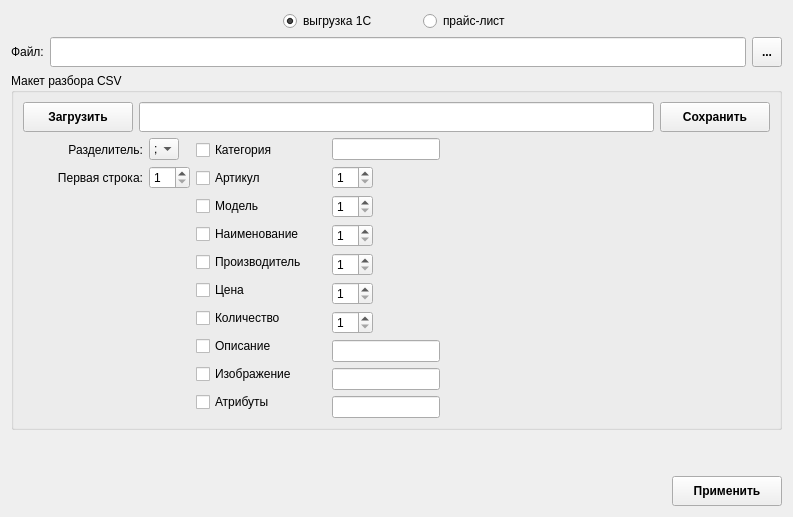
        <widget class="QWidget" name="tab_file">
         <attribute name="title">
          <string>Файл</string>
         </attribute>
         <layout class="QGridLayout" name="gridLayout_12">
          <item row="0" column="0" colspan="2">
           <layout class="QHBoxLayout" name="horizontalLayout_40">
            <item>
             <spacer name="horizontalSpacer_27">
              <property name="orientation">
               <enum>Qt::Horizontal</enum>
              </property>
              <property name="sizeHint" stdset="0">
               <size>
                <width>40</width>
                <height>20</height>
               </size>
              </property>
             </spacer>
            </item>
            <item>
             <widget class="QRadioButton" name="radioButton_f_openMain">
              <property name="text">
               <string>выгрузка 1С</string>
              </property>
              <property name="checked">
               <bool>true</bool>
              </property>
             </widget>
            </item>
            <item>
             <spacer name="horizontalSpacer_32">
              <property name="orientation">
               <enum>Qt::Horizontal</enum>
              </property>
              <property name="sizeType">
               <enum>QSizePolicy::Fixed</enum>
              </property>
              <property name="sizeHint" stdset="0">
               <size>
                <width>40</width>
                <height>20</height>
               </size>
              </property>
             </spacer>
            </item>
            <item>
             <widget class="QRadioButton" name="radioButton_f_openPL">
              <property name="text">
               <string>прайс-лист</string>
              </property>
             </widget>
            </item>
            <item>
             <spacer name="horizontalSpacer_31">
              <property name="orientation">
               <enum>Qt::Horizontal</enum>
              </property>
              <property name="sizeHint" stdset="0">
               <size>
                <width>40</width>
                <height>20</height>
               </size>
              </property>
             </spacer>
            </item>
           </layout>
          </item>
          <item row="1" column="0" colspan="2">
           <layout class="QHBoxLayout" name="horizontalLayout">
            <item>
             <widget class="QLabel" name="label">
              <property name="text">
               <string>Файл:</string>
              </property>
             </widget>
            </item>
            <item>
             <widget class="QLineEdit" name="lineEdit_file">
              <property name="minimumSize">
               <size>
                <width>0</width>
                <height>30</height>
               </size>
              </property>
             </widget>
            </item>
            <item>
             <widget class="QToolButton" name="toolButton_file">
              <property name="minimumSize">
               <size>
                <width>30</width>
                <height>30</height>
               </size>
              </property>
              <property name="maximumSize">
               <size>
                <width>30</width>
                <height>30</height>
               </size>
              </property>
              <property name="font">
               <font>
                <weight>75</weight>
                <bold>true</bold>
               </font>
              </property>
              <property name="text">
               <string>...</string>
              </property>
             </widget>
            </item>
           </layout>
          </item>
          <item row="2" column="0" colspan="2">
           <widget class="QGroupBox" name="groupBox_f_maket">
            <property name="title">
             <string>Макет разбора CSV</string>
            </property>
            <layout class="QGridLayout" name="gridLayout_2">
             <item row="0" column="0" colspan="3">
              <layout class="QHBoxLayout" name="horizontalLayout_38">
               <item>
                <widget class="QPushButton" name="pushButton_fm_load">
                 <property name="minimumSize">
                  <size>
                   <width>110</width>
                   <height>30</height>
                  </size>
                 </property>
                 <property name="maximumSize">
                  <size>
                   <width>110</width>
                   <height>30</height>
                  </size>
                 </property>
                 <property name="font">
                  <font>
                   <weight>75</weight>
                   <bold>true</bold>
                  </font>
                 </property>
                 <property name="text">
                  <string>Загрузить</string>
                 </property>
                </widget>
               </item>
               <item>
                <widget class="QLineEdit" name="lineEdit_fm_maket">
                 <property name="minimumSize">
                  <size>
                   <width>0</width>
                   <height>30</height>
                  </size>
                 </property>
                 <property name="maximumSize">
                  <size>
                   <width>16777215</width>
                   <height>30</height>
                  </size>
                 </property>
                </widget>
               </item>
               <item>
                <widget class="QPushButton" name="pushButton_fm_save">
                 <property name="minimumSize">
                  <size>
                   <width>110</width>
                   <height>30</height>
                  </size>
                 </property>
                 <property name="maximumSize">
                  <size>
                   <width>110</width>
                   <height>30</height>
                  </size>
                 </property>
                 <property name="font">
                  <font>
                   <weight>75</weight>
                   <bold>true</bold>
                  </font>
                 </property>
                 <property name="text">
                  <string>Сохранить</string>
                 </property>
                </widget>
               </item>
              </layout>
             </item>
             <item row="1" column="0">
              <layout class="QHBoxLayout" name="horizontalLayout_21">
               <item>
                <layout class="QVBoxLayout" name="verticalLayout_16">
                 <item>
                  <widget class="QLabel" name="label_7">
                   <property name="sizePolicy">
                    <sizepolicy hsizetype="Fixed" vsizetype="Preferred">
                     <horstretch>0</horstretch>
                     <verstretch>0</verstretch>
                    </sizepolicy>
                   </property>
                   <property name="minimumSize">
                    <size>
                     <width>120</width>
                     <height>0</height>
                    </size>
                   </property>
                   <property name="maximumSize">
                    <size>
                     <width>120</width>
                     <height>16777215</height>
                    </size>
                   </property>
                   <property name="text">
                    <string>Разделитель:</string>
                   </property>
                   <property name="alignment">
                    <set>Qt::AlignRight|Qt::AlignTrailing|Qt::AlignVCenter</set>
                   </property>
                  </widget>
                 </item>
                 <item>
                  <widget class="QLabel" name="label_8">
                   <property name="sizePolicy">
                    <sizepolicy hsizetype="Fixed" vsizetype="Preferred">
                     <horstretch>0</horstretch>
                     <verstretch>0</verstretch>
                    </sizepolicy>
                   </property>
                   <property name="minimumSize">
                    <size>
                     <width>120</width>
                     <height>0</height>
                    </size>
                   </property>
                   <property name="maximumSize">
                    <size>
                     <width>120</width>
                     <height>16777215</height>
                    </size>
                   </property>
                   <property name="text">
                    <string>Первая строка:</string>
                   </property>
                   <property name="alignment">
                    <set>Qt::AlignRight|Qt::AlignTrailing|Qt::AlignVCenter</set>
                   </property>
                  </widget>
                 </item>
                </layout>
               </item>
               <item>
                <layout class="QVBoxLayout" name="verticalLayout_17">
                 <item>
                  <widget class="QComboBox" name="comboBox_f_csv_split">
                   <property name="sizePolicy">
                    <sizepolicy hsizetype="Fixed" vsizetype="Fixed">
                     <horstretch>0</horstretch>
                     <verstretch>0</verstretch>
                    </sizepolicy>
                   </property>
                   <property name="minimumSize">
                    <size>
                     <width>30</width>
                     <height>0</height>
                    </size>
                   </property>
                   <property name="maximumSize">
                    <size>
                     <width>30</width>
                     <height>16777215</height>
                    </size>
                   </property>
                   <property name="sizeAdjustPolicy">
                    <enum>QComboBox::AdjustToContentsOnFirstShow</enum>
                   </property>
                   <item>
                    <property name="text">
                     <string>;</string>
                    </property>
                   </item>
                   <item>
                    <property name="text">
                     <string>:</string>
                    </property>
                   </item>
                   <item>
                    <property name="text">
                     <string>,</string>
                    </property>
                   </item>
                   <item>
                    <property name="text">
                     <string>.</string>
                    </property>
                   </item>
                   <item>
                    <property name="text">
                     <string>`</string>
                    </property>
                   </item>
                   <item>
                    <property name="text">
                     <string>&quot;</string>
                    </property>
                   </item>
                   <item>
                    <property name="text">
                     <string>|</string>
                    </property>
                   </item>
                   <item>
                    <property name="text">
                     <string>-</string>
                    </property>
                   </item>
                  </widget>
                 </item>
                 <item>
                  <widget class="QSpinBox" name="spinBox_f_csv_firstRow">
                   <property name="sizePolicy">
                    <sizepolicy hsizetype="Fixed" vsizetype="Fixed">
                     <horstretch>0</horstretch>
                     <verstretch>0</verstretch>
                    </sizepolicy>
                   </property>
                   <property name="minimum">
                    <number>1</number>
                   </property>
                  </widget>
                 </item>
                </layout>
               </item>
              </layout>
             </item>
             <item row="1" column="1" rowspan="3">
              <layout class="QHBoxLayout" name="horizontalLayout_14">
               <item>
                <layout class="QVBoxLayout" name="verticalLayout_15">
                 <item>
                  <widget class="QCheckBox" name="checkBox_fm_category">
                   <property name="minimumSize">
                    <size>
                     <width>130</width>
                     <height>0</height>
                    </size>
                   </property>
                   <property name="maximumSize">
                    <size>
                     <width>130</width>
                     <height>16777215</height>
                    </size>
                   </property>
                   <property name="text">
                    <string>Категория</string>
                   </property>
                  </widget>
                 </item>
                 <item>
                  <widget class="QCheckBox" name="checkBox_fm_articul">
                   <property name="minimumSize">
                    <size>
                     <width>130</width>
                     <height>0</height>
                    </size>
                   </property>
                   <property name="maximumSize">
                    <size>
                     <width>130</width>
                     <height>16777215</height>
                    </size>
                   </property>
                   <property name="text">
                    <string>Артикул</string>
                   </property>
                  </widget>
                 </item>
                 <item>
                  <widget class="QCheckBox" name="checkBox_fm_model">
                   <property name="minimumSize">
                    <size>
                     <width>130</width>
                     <height>0</height>
                    </size>
                   </property>
                   <property name="maximumSize">
                    <size>
                     <width>130</width>
                     <height>16777215</height>
                    </size>
                   </property>
                   <property name="text">
                    <string>Модель</string>
                   </property>
                  </widget>
                 </item>
                 <item>
                  <widget class="QCheckBox" name="checkBox_fm_name">
                   <property name="minimumSize">
                    <size>
                     <width>130</width>
                     <height>0</height>
                    </size>
                   </property>
                   <property name="maximumSize">
                    <size>
                     <width>130</width>
                     <height>16777215</height>
                    </size>
                   </property>
                   <property name="text">
                    <string>Наименование</string>
                   </property>
                  </widget>
                 </item>
                 <item>
                  <widget class="QCheckBox" name="checkBox_fm_manuf">
                   <property name="minimumSize">
                    <size>
                     <width>130</width>
                     <height>0</height>
                    </size>
                   </property>
                   <property name="maximumSize">
                    <size>
                     <width>130</width>
                     <height>16777215</height>
                    </size>
                   </property>
                   <property name="text">
                    <string>Производитель</string>
                   </property>
                  </widget>
                 </item>
                 <item>
                  <widget class="QCheckBox" name="checkBox_fm_price">
                   <property name="minimumSize">
                    <size>
                     <width>130</width>
                     <height>0</height>
                    </size>
                   </property>
                   <property name="maximumSize">
                    <size>
                     <width>130</width>
                     <height>16777215</height>
                    </size>
                   </property>
                   <property name="text">
                    <string>Цена</string>
                   </property>
                  </widget>
                 </item>
                 <item>
                  <widget class="QCheckBox" name="checkBox_fm_quan">
                   <property name="minimumSize">
                    <size>
                     <width>130</width>
                     <height>0</height>
                    </size>
                   </property>
                   <property name="maximumSize">
                    <size>
                     <width>130</width>
                     <height>16777215</height>
                    </size>
                   </property>
                   <property name="text">
                    <string>Количество</string>
                   </property>
                  </widget>
                 </item>
                 <item>
                  <widget class="QCheckBox" name="checkBox_fm_desc">
                   <property name="minimumSize">
                    <size>
                     <width>130</width>
                     <height>0</height>
                    </size>
                   </property>
                   <property name="maximumSize">
                    <size>
                     <width>130</width>
                     <height>16777215</height>
                    </size>
                   </property>
                   <property name="text">
                    <string>Описание</string>
                   </property>
                  </widget>
                 </item>
                 <item>
                  <widget class="QCheckBox" name="checkBox_fm_image">
                   <property name="minimumSize">
                    <size>
                     <width>130</width>
                     <height>0</height>
                    </size>
                   </property>
                   <property name="maximumSize">
                    <size>
                     <width>130</width>
                     <height>16777215</height>
                    </size>
                   </property>
                   <property name="text">
                    <string>Изображение</string>
                   </property>
                  </widget>
                 </item>
                 <item>
                  <widget class="QCheckBox" name="checkBox_fm_attr">
                   <property name="sizePolicy">
                    <sizepolicy hsizetype="Fixed" vsizetype="Fixed">
                     <horstretch>0</horstretch>
                     <verstretch>0</verstretch>
                    </sizepolicy>
                   </property>
                   <property name="minimumSize">
                    <size>
                     <width>130</width>
                     <height>0</height>
                    </size>
                   </property>
                   <property name="maximumSize">
                    <size>
                     <width>130</width>
                     <height>16777215</height>
                    </size>
                   </property>
                   <property name="text">
                    <string>Атрибуты</string>
                   </property>
                  </widget>
                 </item>
                </layout>
               </item>
               <item>
                <layout class="QVBoxLayout" name="verticalLayout_14">
                 <item>
                  <widget class="QLineEdit" name="lineEdit_fm_category">
                   <property name="sizePolicy">
                    <sizepolicy hsizetype="Minimum" vsizetype="Fixed">
                     <horstretch>0</horstretch>
                     <verstretch>0</verstretch>
                    </sizepolicy>
                   </property>
                   <property name="minimumSize">
                    <size>
                     <width>100</width>
                     <height>0</height>
                    </size>
                   </property>
                   <property name="maximumSize">
                    <size>
                     <width>150</width>
                     <height>16777215</height>
                    </size>
                   </property>
                  </widget>
                 </item>
                 <item>
                  <widget class="QSpinBox" name="spinBox_fm_articul">
                   <property name="sizePolicy">
                    <sizepolicy hsizetype="Fixed" vsizetype="Fixed">
                     <horstretch>0</horstretch>
                     <verstretch>0</verstretch>
                    </sizepolicy>
                   </property>
                   <property name="minimum">
                    <number>1</number>
                   </property>
                  </widget>
                 </item>
                 <item>
                  <widget class="QSpinBox" name="spinBox_fm_model">
                   <property name="sizePolicy">
                    <sizepolicy hsizetype="Fixed" vsizetype="Fixed">
                     <horstretch>0</horstretch>
                     <verstretch>0</verstretch>
                    </sizepolicy>
                   </property>
                   <property name="minimum">
                    <number>1</number>
                   </property>
                  </widget>
                 </item>
                 <item>
                  <widget class="QSpinBox" name="spinBox_fm_name">
                   <property name="sizePolicy">
                    <sizepolicy hsizetype="Fixed" vsizetype="Fixed">
                     <horstretch>0</horstretch>
                     <verstretch>0</verstretch>
                    </sizepolicy>
                   </property>
                   <property name="minimum">
                    <number>1</number>
                   </property>
                  </widget>
                 </item>
                 <item>
                  <widget class="QSpinBox" name="spinBox_fm_manuf">
                   <property name="sizePolicy">
                    <sizepolicy hsizetype="Fixed" vsizetype="Fixed">
                     <horstretch>0</horstretch>
                     <verstretch>0</verstretch>
                    </sizepolicy>
                   </property>
                   <property name="minimum">
                    <number>1</number>
                   </property>
                  </widget>
                 </item>
                 <item>
                  <widget class="QSpinBox" name="spinBox_fm_price">
                   <property name="sizePolicy">
                    <sizepolicy hsizetype="Fixed" vsizetype="Fixed">
                     <horstretch>0</horstretch>
                     <verstretch>0</verstretch>
                    </sizepolicy>
                   </property>
                   <property name="minimum">
                    <number>1</number>
                   </property>
                  </widget>
                 </item>
                 <item>
                  <widget class="QSpinBox" name="spinBox_fm_quan">
                   <property name="sizePolicy">
                    <sizepolicy hsizetype="Fixed" vsizetype="Fixed">
                     <horstretch>0</horstretch>
                     <verstretch>0</verstretch>
                    </sizepolicy>
                   </property>
                   <property name="minimum">
                    <number>1</number>
                   </property>
                  </widget>
                 </item>
                 <item>
                  <widget class="QLineEdit" name="lineEdit_fm_desc">
                   <property name="sizePolicy">
                    <sizepolicy hsizetype="Minimum" vsizetype="Fixed">
                     <horstretch>0</horstretch>
                     <verstretch>0</verstretch>
                    </sizepolicy>
                   </property>
                   <property name="minimumSize">
                    <size>
                     <width>100</width>
                     <height>0</height>
                    </size>
                   </property>
                   <property name="maximumSize">
                    <size>
                     <width>150</width>
                     <height>16777215</height>
                    </size>
                   </property>
                  </widget>
                 </item>
                 <item>
                  <widget class="QLineEdit" name="lineEdit_fm_image">
                   <property name="sizePolicy">
                    <sizepolicy hsizetype="Minimum" vsizetype="Fixed">
                     <horstretch>0</horstretch>
                     <verstretch>0</verstretch>
                    </sizepolicy>
                   </property>
                   <property name="minimumSize">
                    <size>
                     <width>100</width>
                     <height>0</height>
                    </size>
                   </property>
                   <property name="maximumSize">
                    <size>
                     <width>150</width>
                     <height>16777215</height>
                    </size>
                   </property>
                  </widget>
                 </item>
                 <item>
                  <widget class="QLineEdit" name="lineEdit_fm_attr">
                   <property name="sizePolicy">
                    <sizepolicy hsizetype="Minimum" vsizetype="Fixed">
                     <horstretch>0</horstretch>
                     <verstretch>0</verstretch>
                    </sizepolicy>
                   </property>
                   <property name="minimumSize">
                    <size>
                     <width>100</width>
                     <height>0</height>
                    </size>
                   </property>
                   <property name="maximumSize">
                    <size>
                     <width>150</width>
                     <height>16777215</height>
                    </size>
                   </property>
                  </widget>
                 </item>
                </layout>
               </item>
              </layout>
             </item>
             <item row="2" column="0">
              <spacer name="verticalSpacer_6">
               <property name="orientation">
                <enum>Qt::Vertical</enum>
               </property>
               <property name="sizeHint" stdset="0">
                <size>
                 <width>20</width>
                 <height>40</height>
                </size>
               </property>
              </spacer>
             </item>
             <item row="3" column="2">
              <spacer name="horizontalSpacer_17">
               <property name="orientation">
                <enum>Qt::Horizontal</enum>
               </property>
               <property name="sizeHint" stdset="0">
                <size>
                 <width>324</width>
                 <height>20</height>
                </size>
               </property>
              </spacer>
             </item>
            </layout>
           </widget>
          </item>
          <item row="3" column="0">
           <spacer name="verticalSpacer">
            <property name="orientation">
             <enum>Qt::Vertical</enum>
            </property>
            <property name="sizeHint" stdset="0">
             <size>
              <width>20</width>
              <height>40</height>
             </size>
            </property>
           </spacer>
          </item>
          <item row="4" column="0">
           <spacer name="horizontalSpacer_18">
            <property name="orientation">
             <enum>Qt::Horizontal</enum>
            </property>
            <property name="sizeHint" stdset="0">
             <size>
              <width>40</width>
              <height>20</height>
             </size>
            </property>
           </spacer>
          </item>
          <item row="4" column="1">
           <widget class="QPushButton" name="pushButton_fm_openFile">
            <property name="minimumSize">
             <size>
              <width>110</width>
              <height>30</height>
             </size>
            </property>
            <property name="maximumSize">
             <size>
              <width>110</width>
              <height>30</height>
             </size>
            </property>
            <property name="font">
             <font>
              <weight>75</weight>
              <bold>true</bold>
             </font>
            </property>
            <property name="text">
             <string>Применить</string>
            </property>
           </widget>
          </item>
         </layout>
        </widget>
